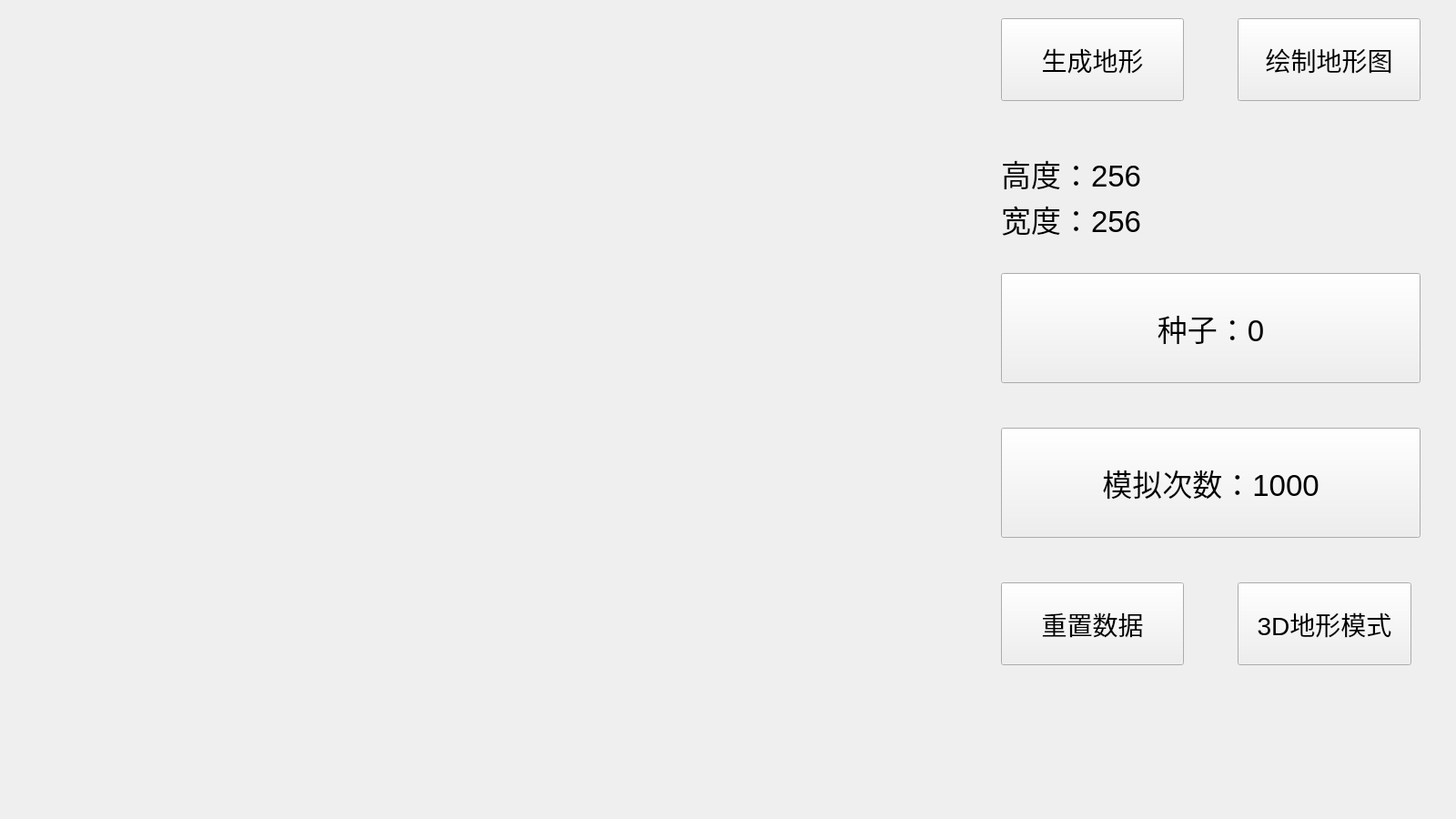
<?xml version="1.0" encoding="UTF-8"?>
<ui version="4.0">
 <class>HydraulicErosionWidget</class>
 <widget class="QWidget" name="HydraulicErosionWidget">
  <property name="geometry">
   <rect>
    <x>0</x>
    <y>0</y>
    <width>1600</width>
    <height>900</height>
   </rect>
  </property>
  <property name="windowTitle">
   <string>Form</string>
  </property>
  <widget class="QPushButton" name="reset">
   <property name="geometry">
    <rect>
     <x>1100</x>
     <y>640</y>
     <width>201</width>
     <height>91</height>
    </rect>
   </property>
   <property name="font">
    <font>
     <pointsize>21</pointsize>
    </font>
   </property>
   <property name="text">
    <string>重置数据</string>
   </property>
  </widget>
  <widget class="QPushButton" name="Get3DView">
   <property name="geometry">
    <rect>
     <x>1360</x>
     <y>640</y>
     <width>191</width>
     <height>91</height>
    </rect>
   </property>
   <property name="font">
    <font>
     <pointsize>21</pointsize>
    </font>
   </property>
   <property name="text">
    <string>3D地形模式</string>
   </property>
  </widget>
  <widget class="QPushButton" name="Printer">
   <property name="geometry">
    <rect>
     <x>1360</x>
     <y>20</y>
     <width>201</width>
     <height>91</height>
    </rect>
   </property>
   <property name="font">
    <font>
     <pointsize>21</pointsize>
    </font>
   </property>
   <property name="text">
    <string>绘制地形图</string>
   </property>
  </widget>
  <widget class="QPushButton" name="start">
   <property name="geometry">
    <rect>
     <x>1100</x>
     <y>20</y>
     <width>201</width>
     <height>91</height>
    </rect>
   </property>
   <property name="font">
    <font>
     <pointsize>21</pointsize>
    </font>
   </property>
   <property name="text">
    <string>生成地形</string>
   </property>
  </widget>
  <widget class="QLabel" name="label">
   <property name="geometry">
    <rect>
     <x>1100</x>
     <y>160</y>
     <width>461</width>
     <height>111</height>
    </rect>
   </property>
   <property name="font">
    <font>
     <pointsize>25</pointsize>
    </font>
   </property>
   <property name="text">
    <string>高度：256
宽度：256</string>
   </property>
  </widget>
  <widget class="QPushButton" name="SetSeed">
   <property name="geometry">
    <rect>
     <x>1100</x>
     <y>300</y>
     <width>461</width>
     <height>121</height>
    </rect>
   </property>
   <property name="font">
    <font>
     <pointsize>25</pointsize>
    </font>
   </property>
   <property name="text">
    <string>种子：0</string>
   </property>
  </widget>
  <widget class="QPushButton" name="SetT">
   <property name="geometry">
    <rect>
     <x>1100</x>
     <y>470</y>
     <width>461</width>
     <height>121</height>
    </rect>
   </property>
   <property name="font">
    <font>
     <pointsize>25</pointsize>
    </font>
   </property>
   <property name="text">
    <string>模拟次数：1000</string>
   </property>
  </widget>
 </widget>
 <resources/>
 <connections/>
</ui>
